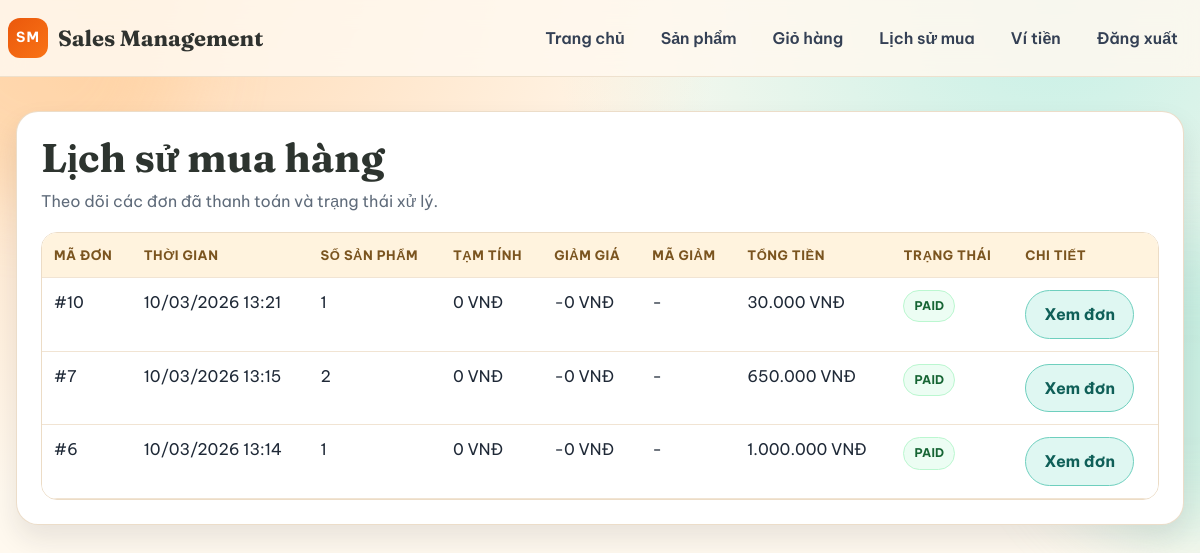
Before: /orders/history/ (signed in) with the older database file.
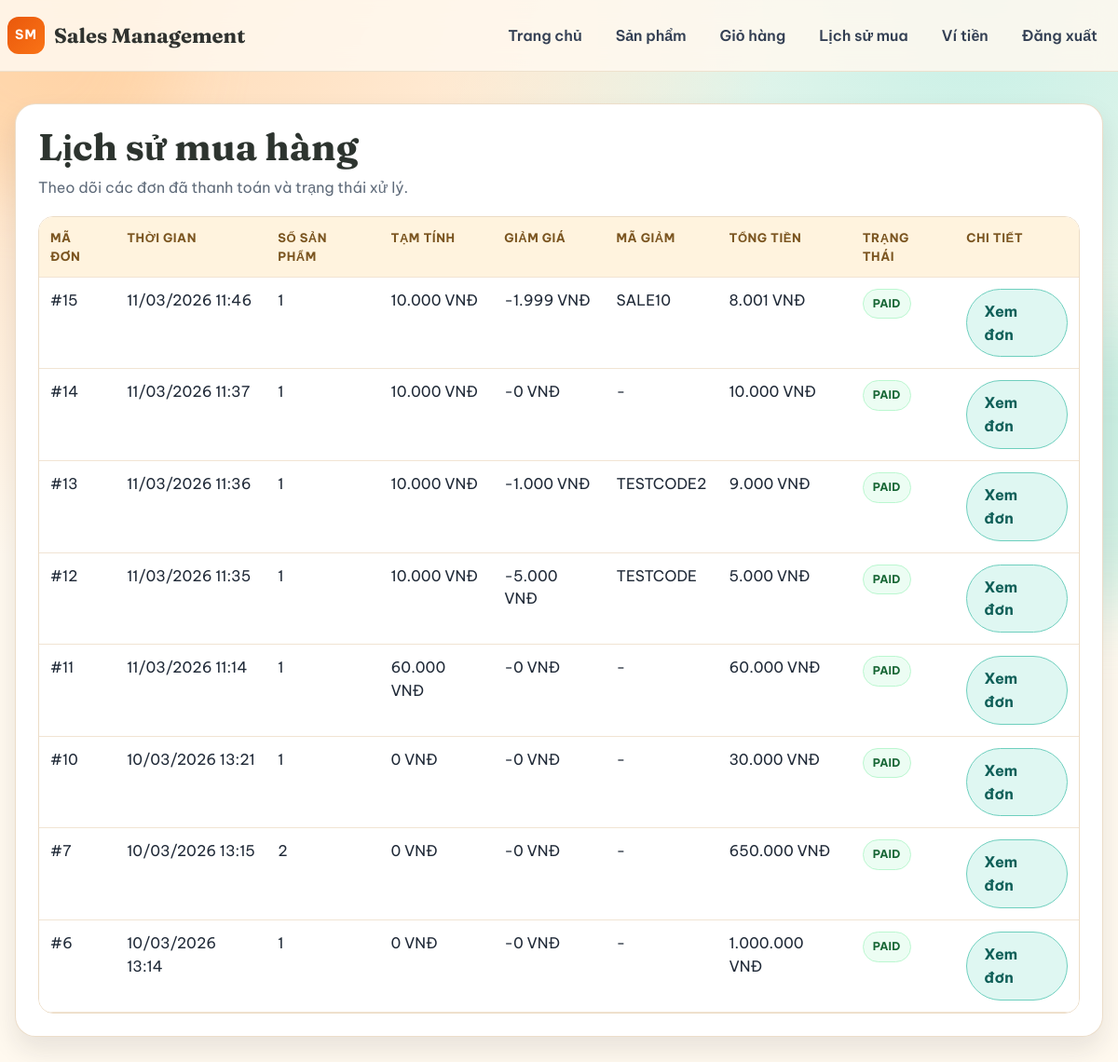
After: the same page with the newer database file.
### orders/models.py (models this page shows, shortened)
class Order(models.Model):
    STATUS_CHOICES = [
        ('PAID', 'PAID'),
        ('CANCELLED', 'CANCELLED'),
    ]
    customer = models.ForeignKey(Customer, on_delete=models.CASCADE, related_name='orders')
    subTotalAmount = models.DecimalField(max_digits=12, decimal_places=2, default=0)
    discountAmount = models.DecimalField(max_digits=12, decimal_places=2, default=0)
    couponCode = models.CharField(max_length=50, blank=True, default='')
    couponDiscountAmount = models.DecimalField(max_digits=12, decimal_places=2, default=0)
    totalAmount = models.DecimalField(max_digits=12, decimal_places=2, default=0)
    status = models.CharField(max_length=20, choices=STATUS_CHOICES, default='PAID')
    createdAt = models.DateTimeField(auto_now_add=True)

### orders/views.py (the view)
# urls.py: path('orders/history/', OrderHistoryView.as_view(), name='order_history'),
class OrderHistoryView(CustomerRequiredMixin, View):
    template_name = 'orders/order_history.html'
    def get(self, request):
        orders = (
            Order.objects
            .filter(customer=request.customer_profile)
            .prefetch_related('details__product')
            .order_by('-createdAt')
        )
        return render(request, self.template_name, {'orders': orders})

### accounts/templatetags/currency.py (called while the page is built)
@register.filter(name='vnd')
def vnd(value):
    try:
        amount = int(value or 0)
    except (TypeError, ValueError):
        return '0'
    return f'{amount:,}'.replace(',', '.')

### orders/views.py (called while the page is built)
    def dispatch(self, request, *args, **kwargs):
        if not request.user.is_authenticated:
            return self.handle_no_permission()
        if request.user.is_staff:
            messages.error(request, 'Tài khoản admin không dùng chức năng mua hàng.')
            return redirect('home')
        try:
            request.customer_profile = request.user.customer_profile
        except Customer.DoesNotExist:
            messages.error(request, 'Không tìm thấy hồ sơ khách hàng.')
            return redirect('home')
        return super().dispatch(request, *args, **kwargs)

### templates/orders/order_history.html (shortened to what this page needs)
{% load static currency %}
<!doctype html>
<html lang="vi">
  <head>
    <link rel="stylesheet" href="{% static 'css/page_theme.css' %}" />
    <link rel="stylesheet" href="{% static 'css/order_history.css' %}" />
  </head>
  <body>
    <div class="page-glow page-glow-left" aria-hidden="true"></div>
    <header class="site-header">
      <div class="container nav-wrap">
        <a href="{% url 'home' %}" class="logo" aria-label="Sales Management Home">
          <span class="logo-mark">SM</span>
          <span class="logo-text">Sales Management</span>
        </a>
        <nav class="main-nav">
          <a href="{% url 'home' %}" class="nav-link">Trang chủ</a>
          <a href="{% url 'product_list' %}" class="nav-link">Sản phẩm</a>
          <a href="{% url 'cart' %}" class="nav-link">Giỏ hàng</a>
          <a href="{% url 'order_history' %}" class="nav-link">Lịch sử mua</a>
          <a href="{% url 'wallet' %}" class="nav-link">Ví tiền</a>
          <a href="{% url 'logout' %}" class="nav-link">Đăng xuất</a>
        </nav>
      </div>
    </header>
    <main class="history-page">
      <div class="container">
        <section class="page-card">
          <div class="page-head">
            <h1>Lịch sử mua hàng</h1>
            <p>Theo dõi các đơn đã thanh toán và trạng thái xử lý.</p>
          </div>
          <div class="table-wrap">
            <table>
              <thead>
                <tr>
                  <th>Mã đơn</th>
                  <th>Thời gian</th>
                  <th>Số sản phẩm</th>
                  <th>Tạm tính</th>
                  <th>Giảm giá</th>
                  <th>Mã giảm</th>
                  <th>Tổng tiền</th>
                  <th>Trạng thái</th>
                  <th>Chi tiết</th>
                </tr>
              </thead>
              <tbody>
                {% for order in orders %}
                <tr>
                  <td>#{{ order.id }}</td>
                  <td>{{ order.createdAt|date:"d/m/Y H:i" }}</td>
                  <td>{{ order.details.count }}</td>
                  <td>{{ order.subTotalAmount|vnd }} VNĐ</td>
                  <td>-{{ order.discountAmount|vnd }} VNĐ</td>
                  <td>{% if order.couponCode %}{{ order.couponCode }}{% else %}-{% endif %}</td>
                  <td>{{ order.totalAmount|vnd }} VNĐ</td>
                  <td>
                    <span class="status-pill {{ order.status|lower }}">{{ order.status }}</span>
                  </td>
                  <td>
                    <a href="{% url 'order_detail' order.id %}" class="btn btn-outline">Xem đơn</a>
                  </td>
                </tr>
                {% empty %}
                <tr>
                  <td colspan="9">Bạn chưa có đơn hàng nào.</td>
                </tr>
                {% endfor %}
              </tbody>
            </table>
          </div>
        </section>
      </div>
    </main>
  </body>
</html>

Changed rows visible on the page:
added Order: id "15", createdAt "11/03/2026 11:46", details.count "1", subTotalAmount|vnd "10.000", discountAmount|vnd "1.999", couponCode "SALE10", totalAmount|vnd "8.001", status "PAID"
added Order: id "14", createdAt "11/03/2026 11:37", details.count "1", subTotalAmount|vnd "10.000", discountAmount|vnd "0", totalAmount|vnd "10.000", status "PAID"
added Order: id "13", createdAt "11/03/2026 11:36", details.count "1", subTotalAmount|vnd "10.000", discountAmount|vnd "1.000", couponCode "TESTCODE2", totalAmount|vnd "9.000", status "PAID"
added Order: id "12", createdAt "11/03/2026 11:35", details.count "1", subTotalAmount|vnd "10.000", discountAmount|vnd "5.000", couponCode "TESTCODE", totalAmount|vnd "5.000", status "PAID"
added Order: id "11", createdAt "11/03/2026 11:14", details.count "1", subTotalAmount|vnd "60.000", discountAmount|vnd "0", totalAmount|vnd "60.000", status "PAID"
